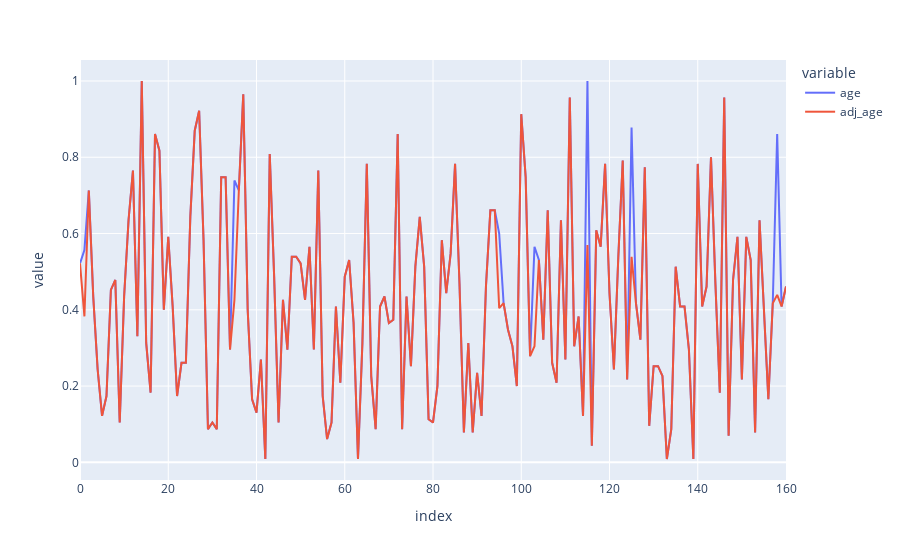

The notebook cell this image was saved under:
### Markdown cell above
### Feature engineering

Creating new features based on input data by combining or transforming existing features.

Can be used for polynomial regression too by raising a feature to a certain power.

But watch out, as too many features, or features with low correlation can lead to overfitting, as well as insufficient training examples.

### Code cell
# adjust age for renovation
def adj_age(values):
    built, renovated = values
    if renovated:
        return 2015 - (built + renovated) / 2
    return 2015 - built


X["adj_age"] = df[["yr_built", "yr_renovated"]].apply(adj_age, axis=1)
# scaling
X["adj_age"] /= X["adj_age"].max()
fig = px.line(X.loc[:160, ["age", "adj_age"]])
fig.show()

### Figure 1 — Plotly figure (JSON) as saved in the notebook; plotly's stock layout.template omitted (floating-point values rounded to 4 significant figures; data arrays with more than 128 entries replaced by an {"elided": "..."} marker saying what was removed)
{"data": [{"hovertemplate": "variable=age<br>index=%{x}<br>value=%{y}<extra></extra>", "legendgroup": "age", "line": {"color": "#636efa", "dash": "solid"}, "marker": {"symbol": "circle"}, "mode": "lines", "name": "age", "orientation": "v", "showlegend": true, "type": "scatter", "x": {"elided": "161 int values"}, "xaxis": "x", "y": {"elided": "161 float values"}, "yaxis": "y"}, {"hovertemplate": "variable=adj_age<br>index=%{x}<br>value=%{y}<extra></extra>", "legendgroup": "adj_age", "line": {"color": "#EF553B", "dash": "solid"}, "marker": {"symbol": "circle"}, "mode": "lines", "name": "adj_age", "orientation": "v", "showlegend": true, "type": "scatter", "x": {"elided": "161 int values"}, "xaxis": "x", "y": {"elided": "161 float values"}, "yaxis": "y"}], "layout": {"legend": {"title": {"text": "variable"}, "tracegroupgap": 0}, "margin": {"t": 60}, "xaxis": {"anchor": "y", "domain": [0, 1], "title": {"text": "index"}}, "yaxis": {"anchor": "x", "domain": [0, 1], "title": {"text": "value"}}}}
